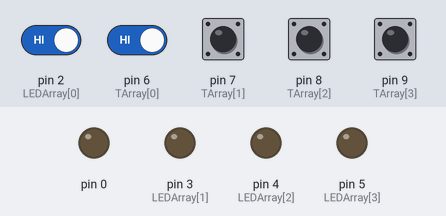
Bench run of a sketch on a simulated Arduino Uno, built with avr-gcc and run on an emulated ATmega328P. Parts: output pins drawn as LEDs (lit = HIGH). Inputs (shaded band) come from the test bench; at power-on: pin 2 (LEDArray[0]), pin 6 (TArray[0]), pin 7 (TArray[1]), pin 8 (TArray[2]), pin 9 (TArray[3]) HIGH.

Above: at 1.2 s.
1.3 s: pin 2 (LEDArray[0]) driven HIGH and pin 6 (TArray[0]) driven LOW
At 2.5 s:
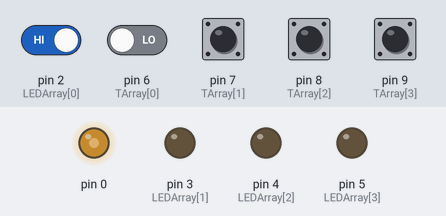
2.8 s: pin 2 (LEDArray[0]) driven LOW
At 3.4 s:
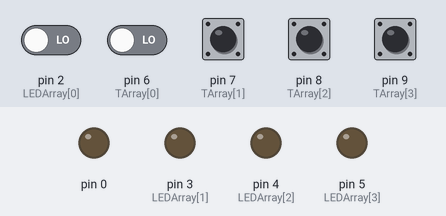
4.3 s: pin 2 (LEDArray[0]) driven HIGH
At 5.0 s:
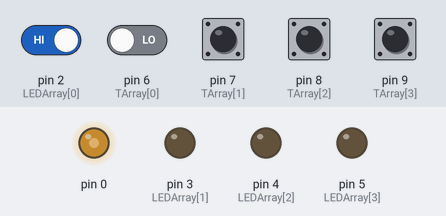
5.8 s: pin 6 (TArray[0]) driven HIGH
At 6.8 s:
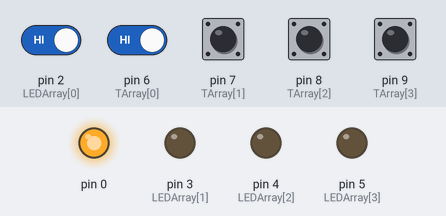
7.3 s: pin 6 (TArray[0]) driven LOW
At 8.4 s:
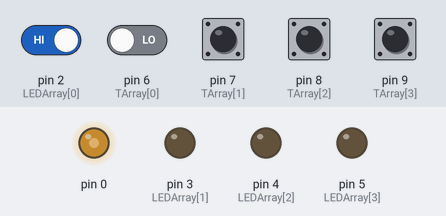
Timing chart, 0 to 9.8 s (numbered marks = the images above; inputs shaded):
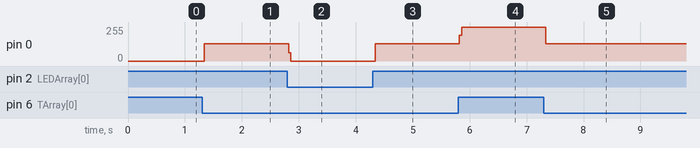

Measured:
- after the input at 1.3 s, pin 0: 0/255 → 128/255 at once
- after the input at 2.8 s, pin 0: 128/255 → 0/255 at once
- after the input at 4.3 s, pin 0: 0/255 → 128/255 at once
- after the input at 5.8 s, pin 0: 128/255 → 255/255 at once
- after the input at 7.3 s, pin 0: 255/255 → 128/255 at once

The sketch:

leds_ansteuern2.ino
```cpp
#define MaxT 4
#define PULLUP 1
#define toggeln 1

int LEDArray[] = {2,3,4,5};
int TArray[] = {6,7,8,9};
int TStat[MaxT];
int TStatOld[MaxT];
int LEDStat[MaxT];
void setup()
{
  for(int i=0;i<=MaxT;i++)
  {
    pinMode(LEDArray[i], OUTPUT);
    pinMode(TArray[i], INPUT);
    if (PULLUP == 1)
      digitalWrite(TArray[i],HIGH);
    else
      digitalWrite(TArray[i],LOW);
  }
}


void loop()
{
  if(toggeln == 0)
  {
    for(int i=0;i<MaxT;i++)
    {
      TStat[i] = TStats(i);
      if (TStat != TStatOld)
        digitalWrite(TArray[i],TStat[i]);
      TStat[i] = TStatOld[i];
    }
  }
  else
    toggelnf();
}
```

Funktionen.ino
```cpp
boolean TStats(int i)
{
  boolean stats = digitalRead(TArray[i]);
  return(stats);
}

void toggelnf()
{
  for(int i=0;i<=MaxT;i++)
  {
    TStat[i] = TStats(i);
    if(TStatOld[i] == 0 && TStat[i] == 1)
    {
      digitalWrite(LEDArray[i], LEDStat[i]);
      LEDStat[i] = !LEDStat[i];
      TStatOld[i] = TStat[i];
    }
  }
}
```
